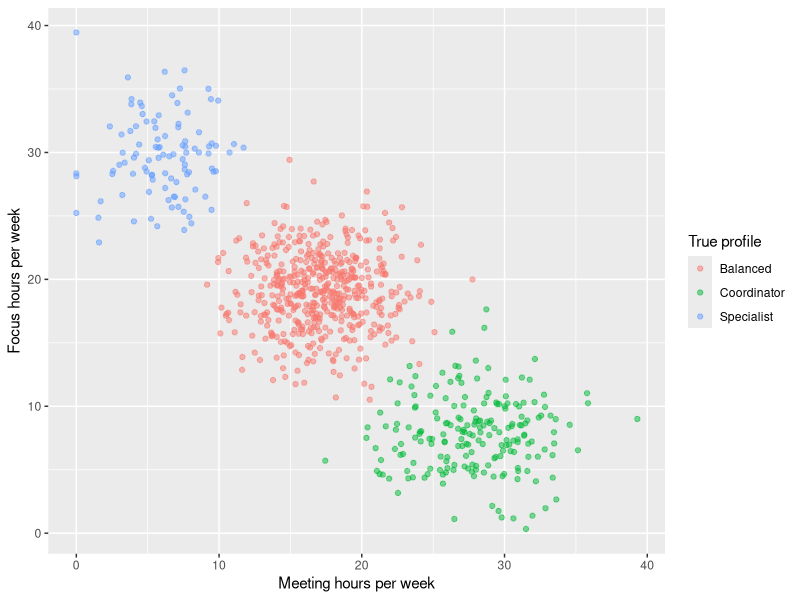

Write R code to recreate this figure.
library(tidyverse)

set.seed(42)

n_specialists <- 100
n_coordinators <- 200
n_balanced <- 500

specialists <- tibble(
  profile = "Specialist",
  meeting_hours = rnorm(n_specialists, mean = 6, sd = 2.5),
  focus_hours = rnorm(n_specialists, mean = 30, sd = 3.5),
  remote_share = rnorm(n_specialists, mean = 0.75, sd = 0.10),
  performance = rnorm(n_specialists, mean = 82, sd = 7),
  job_satisfaction = rnorm(n_specialists, mean = 7.5, sd = 1.0)
)

coordinators <- tibble(
  profile = "Coordinator",
  meeting_hours = rnorm(n_coordinators, mean = 28, sd = 3.5),
  focus_hours = rnorm(n_coordinators, mean = 8, sd = 3),
  remote_share = rnorm(n_coordinators, mean = 0.35, sd = 0.12),
  performance = rnorm(n_coordinators, mean = 76, sd = 8),
  job_satisfaction = rnorm(n_coordinators, mean = 6.8, sd = 1.1)
)

balanced <- tibble(
  profile = "Balanced",
  meeting_hours = rnorm(n_balanced, mean = 17, sd = 3),
  focus_hours = rnorm(n_balanced, mean = 19, sd = 3),
  remote_share = rnorm(n_balanced, mean = 0.55, sd = 0.11),
  performance = rnorm(n_balanced, mean = 86, sd = 6),
  job_satisfaction = rnorm(n_balanced, mean = 8.0, sd = 0.9)
)

employee_work_df <- bind_rows(
  specialists,
  coordinators,
  balanced
) |>
  mutate(
    employee_id = sprintf("E%04d", row_number()),
    meeting_hours = pmax(meeting_hours, 0),
    focus_hours = pmax(focus_hours, 0),
    remote_share = pmin(pmax(remote_share, 0), 1),
    performance = pmin(pmax(performance, 0), 100),
    job_satisfaction = pmin(pmax(job_satisfaction, 1), 10)
  ) |>
  select(
    employee_id,
    meeting_hours,
    focus_hours,
    remote_share,
    performance,
    job_satisfaction,
    profile
  )

employee_work_df |>
  select(-profile) |>
  write_csv("employee_work_profiles.csv")

employee_work_df |>
  ggplot(
    aes(
      x = meeting_hours,
      y = focus_hours,
      color = profile
    )
  ) +
  geom_point(alpha = 0.5) +
  labs(
    x = "Meeting hours per week",
    y = "Focus hours per week",
    color = "True profile"
  )
